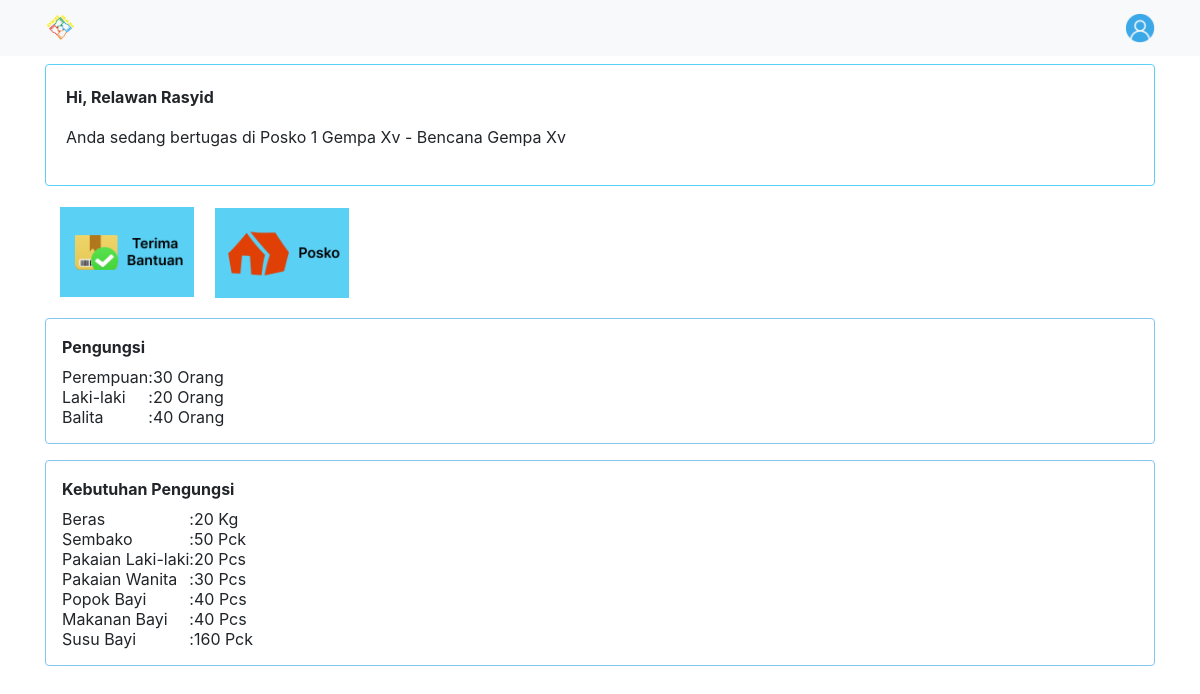
Screenshot of /mobile/relawan/home.php (signed in) with the database file from the repository.
### tables this page shows
CREATE TABLE `tb_relawan` (
  `id_relawan` int NOT NULL,
  `nik` varchar(25) NOT NULL,
  `nama` varchar(225) NOT NULL,
  `no_hp` varchar(13) NOT NULL,
  `id_posko` int NOT NULL,
  `email` varchar(225) NOT NULL,
  `password` varchar(225) NOT NULL
);

CREATE TABLE `tb_posko` (
  `id_posko` int NOT NULL,
  `kode_posko` varchar(50) NOT NULL,
  `perempuan` int NOT NULL,
  `laki_laki` int NOT NULL,
  `balita` int NOT NULL,
  `total` int NOT NULL,
  `id_bencana` int NOT NULL
);

CREATE TABLE `tb_bencana` (
  `id_bencana` int NOT NULL,
  `tanggal` date NOT NULL,
  `waktu_akhir` date NOT NULL,
  `bencana` varchar(255) NOT NULL,
  `id_regional` int NOT NULL
);

### mobile/relawan/home.php (the view, shortened to what this page needs)
<?php
include '../../config/config.php';
include 'template_relawan/header_home.php';
$email = $_SESSION['email'];
$query = "SELECT tb_relawan.nama, tb_posko.*, tb_bencana.* FROM `tb_relawan`
INNER JOIN tb_posko ON tb_relawan.id_posko = tb_posko.id_posko
INNER JOIN tb_bencana ON tb_posko.id_bencana = tb_bencana.id_bencana
WHERE email = '$email' ";
$result = mysqli_query($conn, $query);
$data = mysqli_fetch_assoc($result);
?>
<div class="container mt-2">
        <div class="card mb-3" style="border-color: #5AD0F5;">
            <div class="card-body">
                <p style="font-weight: bold;">Hi, Relawan <?=$data['nama'];?></p>
                <p>Anda sedang bertugas di <?=$data['kode_posko'];?> - Bencana <?=$data['bencana'];?></p>
            </div>
        </div>
        <div class="container mb-3">
            <a class="navbar-brand" href="terima.php">
                <img src="../logo/bantuan.png" height="90" alt="MDB Logo" loading="lazy" />
            </a>
            <a class="justify-content-end" href="posko.php">
                <img src="../logo/posko.png" height="90" alt="MDB Logo" loading="lazy" />
            </a>
        </div>
        <div class="justify-content-center">
                <div class="card p-3 mb-3" style="border-color: #82C6EC;">
                    <div>
                    <label style="font-weight: bolder;">Pengungsi</label>
                        <table>
                            <tr>
                                <td>Perempuan</td>
                                <td>:</td>
                                <td><?=$data['perempuan'];?> Orang</td>
                            </tr>
                            <tr>
                                <td>Laki-laki</td>
                                <td>:</td>
                                <td><?=$data['laki_laki'];?> Orang</td>
                            </tr>
                            <tr>
                                <td>Balita</td>
                                <td>:</td>
                                <td><?=$data['balita'];?> Orang</td>
                            </tr>
                        </table>
                    </div>
                </div>
                <div class="card p-3 mb-3" style="border-color: #82C6EC;">
                    <div>
                    <label style="font-weight: bolder;">Kebutuhan Pengungsi</label>
                        <table>
                            <tr>
                                <td>Beras</td>
                                <td>:</td>
                                <td><?=($data['perempuan']+$data['laki_laki']) * 0.4;?> Kg</td>
                            </tr>
                            <tr>
                                <td>Sembako</td>
                                <td>:</td>
                                <td><?=$data['perempuan']+$data['laki_laki'];?> Pck</td>
                            </tr>
                            <tr>
                                <td>Pakaian Laki-laki</td>
                                <td>:</td>
                                <td><?=$data['laki_laki'];?> Pcs</td>
                            </tr>
                            <tr>
                                <td>Pakaian Wanita</td>
                                <td>:</td>
                                <td><?=$data['perempuan'];?> Pcs</td>
                            </tr>
                            <tr>
                                <td>Popok Bayi</td>
                                <td>:</td>
                                <td><?=$data['balita'];?> Pcs</td>
                            </tr>
                            <tr>
                                <td>Makanan Bayi</td>
                                <td>:</td>
                                <td><?=$data['balita'];?> Pcs</td>
                            </tr>
                            <tr>
                                <td>Susu Bayi</td>
                                <td>:</td>
                                <td><?=$data['balita'] * 4;?> Pck</td>
                            </tr>
                        </table>
                    </div>
                </div>
            </div>
    </div>
<?php
include 'template_relawan/footer.php'
?>

### mobile/css/alert.css (style rules this page uses)
* { margin:0; padding:0; box-sizing:border-box; }

### rows the page displays
tb_relawan: nama "Rasyid", id_posko.kode_posko "Posko 1 Gempa Xv", tb_bencana.bencana "Gempa Xv", id_posko.perempuan "30", id_posko.laki_laki "20", id_posko.balita "40", ($data['perempuan']+$data['laki_laki']) * 0.4 "20", $data['perempuan']+$data['laki_laki'] "50", $data['balita']*4 "160"
